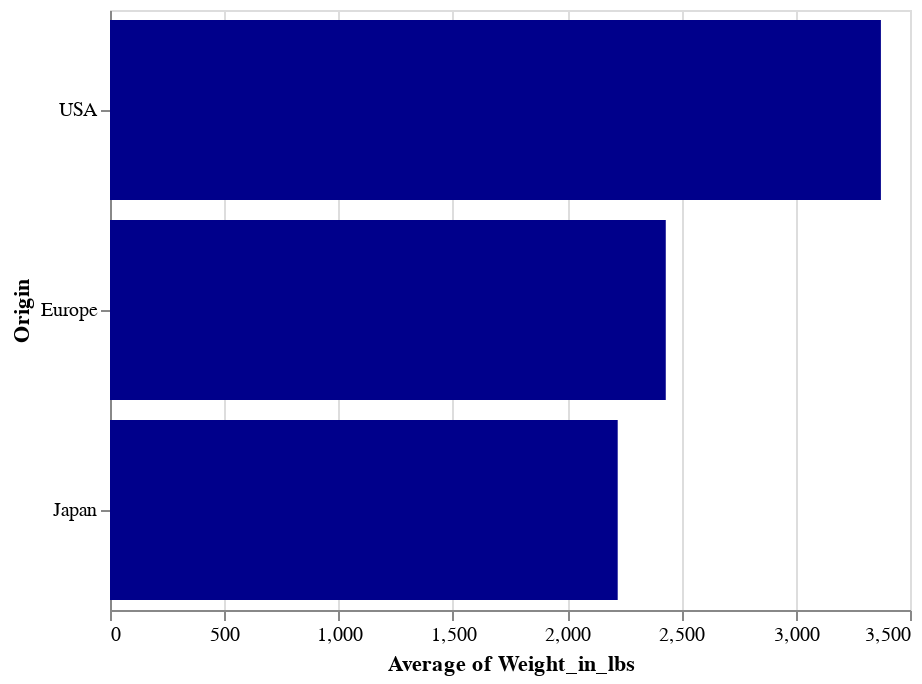

The notebook cell saved with this chart:
### Markdown cell above
#### Barchart with sorting of bar position

### Code cell
alt.Chart(cars).mark_bar(color='darkblue').encode(
    y=alt.Y('Origin', 
            sort=alt.SortField(field='Weight_in_lbs', order='descending', op='average') ), 
    x='average(Weight_in_lbs)')

### Figure 1 — Vega-Lite specification as saved in the notebook (floating-point values rounded to 4 significant figures; data arrays with more than 128 entries replaced by an {"elided": "..."} marker saying what was removed)
{"$schema": "https://vega.github.io/schema/vega-lite/v2.4.1.json", "config": {"view": {"height": 300, "width": 400}}, "data": {"values": {"elided": "406 records"}}, "encoding": {"x": {"aggregate": "average", "field": "Weight_in_lbs", "type": "quantitative"}, "y": {"field": "Origin", "sort": {"field": "Weight_in_lbs", "op": "average", "order": "descending"}, "type": "nominal"}}, "mark": {"color": "darkblue", "type": "bar"}}
